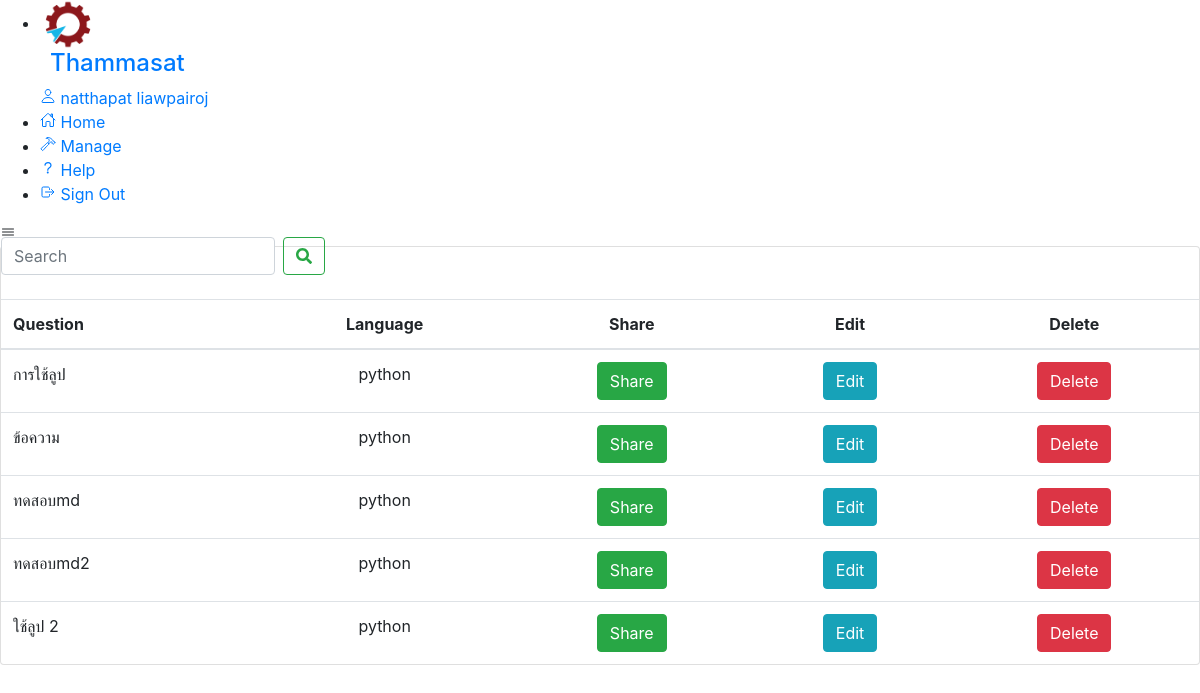
The page /manage (signed in) on the database its author committed.
### QuestionElab/models.py (models this page shows)
class Question (models.Model):
    question_token = models.CharField(max_length=50, default=None)
    question_username = models.CharField(max_length=50, default=None)
    question_name = models.CharField(verbose_name="Question",max_length=50, default=None)
    question_language = models.CharField(verbose_name="Language",max_length=10)
    question_source = models.TextField()
    question_condition = models.CharField(max_length=100, default=None)
    question_element = models.CharField(max_length=50, default=None)

### QuestionElab/views.py (the view)
# urls.py: path('manage',views.manage, name='manage'),
def manage(request):
    if not request.user.is_authenticated:
        return HttpResponseRedirect(reverse("login"))
    username = request.session['username']
    table = Question.objects.filter(question_username = username)
    return render(request,"QuestionElab/manage.html", {
        "tables": table,
    })

### QuestionElab/templates/QuestionElab/manage.html (shortened to what this page needs)
{% extends "QuestionElab/layout.html" %}
{% load static %}
{% block body %}
<div class="container-fluid">
  <div class="row">
      <div class="card" style="width:100%">
        <div style="float:right; margin-top:-10px">
          <form class="form-inline mr-auto my-lg-0" action="{% url 'searcheachquestion' %}" method="POST">
            <input class="form-control mr-sm-2" id="searchbar" name="searcheachquestion" type="search" placeholder="Search"aria-label="Search">
              <button class="btn btn-outline-success my-2 my-sm-0" id="searchbotton" type="submit" style="margin-right:20px;"><i class="fa fa-search" aria-hidden="true"></i></button>
          </form>
        </div>
        <br>
        <table class="table mb-0">
            <thead>
              <tr>
                <th >Question</th>
                <th style="text-align:center" width:100px>Language</th>
                <th style="text-align:center" width:100px>Share </th>
                <th style="text-align:center" width:100px>Edit </th>
                <th style="text-align:center" width:100px>Delete  </th>
              </tr>
            </thead>
            <tbody>
              {% for s in tables %}
              <tr>
                  <td>{{ s.question_name }}</td>
                  <td style="text-align:center">{{ s.question_language }}</td>
                  <td style="text-align:center">
                    <a href="{% url 'share' s.question_token %}" class="btn btn-success" target="_blank" >Share</a>
                  </td>
                  <td style="text-align:center">
                    <a href="{% url 'editquestion' s.question_token %}" class="btn btn-info" target="_blank" >Edit</a>
                  </td>
                  <td style="text-align:center">
                    <a href="{% url 'delete' s.id %}" class="btn btn-danger" >Delete</a>
                  </td>
                </tr>
              {% endfor %}
            </tbody>
          </table>
    </div>
  </div>
</div>
{% endblock %}

### QuestionElab/templates/QuestionElab/layout.html (shortened to what this page needs)
{% load static %}
{% load sass_tags %}
<!doctype html>
<html lang="en">
<head>
  <link rel="stylesheet" href="https://cdn.jsdelivr.net/npm/bootstrap@4.6.1/dist/css/bootstrap.min.css">
  <link rel="stylesheet" href="{% sass_src 'scss/main.scss' %}" type="text/css">
        <link href="https://cdnjs.cloudflare.com/ajax/libs/magnific-popup.js/1.1.0/magnific-popup.min.css" rel="stylesheet" />
</head>
<body>
  <div class="containers">
    <div class="navigation">
      <ul>
        <li>
          <a href="#">
            <span class="icon">
              <img src="static/assets/img/logo2.png" style="width:55px; ">
            </span>
            <h4><span class="title" style="padding:10px">Thammasat</span></h4>
          </a>
          <a href="#">
            <span class="icon">
              <ion-icon name="person-outline"></ion-icon>
            </span>
            <span class="title">{{ user.first_name }} {{ user.last_name}}</span>
          </a>
        </li>
        {% if user.is_authenticated %}
        <li>
          <a href="{% url 'index' %}">
            <span class="icon">
              <ion-icon name="home-outline"></ion-icon>
            </span>
            <span class="title">Home</span>
          </a>
        </li>
        <li>
          <a href="{% url 'manage' %}">
            <span class="icon">
              <ion-icon name="hammer-outline"></ion-icon>
            </span>
            <span class="title">Manage</span>
          </a>
        </li>
        <li>
          <a href="static/assets/img/tutorial.pdf" download>
            <span class="icon">
              <ion-icon name="help-outline"></ion-icon>
            </span>
            <span class="title">Help</span>
          </a>
        </li>
        <li>
          <a href="{% url 'logout' %}">
            <span class="icon">
              <ion-icon name="log-out-outline"></ion-icon>
            </span>
            <span class="title">Sign Out</span>
          </a>
        </li>
        {%endif%}
      </ul>
    </div>
    <div class="main">
      <div class="topbar">
        <div class="toggle">
          <ion-icon name="menu-outline"></ion-icon>
        </div>
      </div>
      <div class="cardBox">
        {%block body%}
        {%endblock%}
      </div>
    </div>
  </div>
</body>
</html>

### rows shown on the page
Question: question_name "การใช้ลูป", question_language "python"
Question: question_name "ข้อความ", question_language "python"
Question: question_name "ทดสอบmd", question_language "python"
Question: question_name "ทดสอบmd2", question_language "python"
Question: question_name "ใช้ลูป 2", question_language "python"

### other values the page prints
{{ user.first_name }} "natthapat"
{{ user.last_name }} "liawpairoj"
